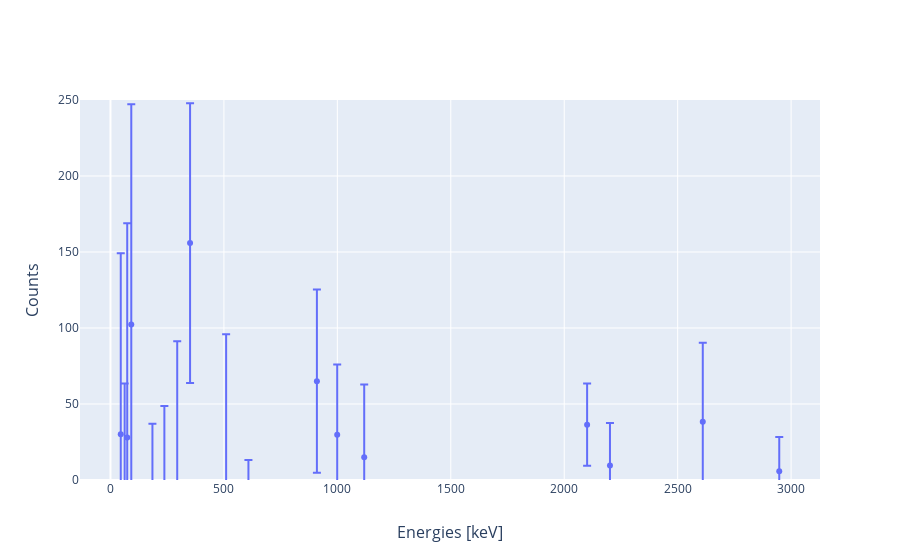

The notebook cell saved with this chart:
### Code cell
data = [
        go.Scatter(
            x=spec2_energies, 
            y=roi_counts2,
            error_y=dict(
                type='data',
                symmetric=True,
                array=roi_unc2),            
            name="shilling1642-8",
            mode='markers'
        ),
]
fig = go.Figure(data)
fig.update_yaxes(title="Counts",titlefont=dict(size=16))
fig.update_yaxes(range=[0, 250])
fig.update_xaxes(title='Energies [keV]',titlefont=dict(size=16))
fig.show()

### Figure 1 — Plotly figure (JSON) as saved in the notebook; plotly's stock layout.template omitted (floating-point values rounded to 4 significant figures)
{"data": [{"error_y": {"array": [119.1, 123.0, 141.0, 138.9, 144.9, 129.1, 120.7, 94.48, 87.22, 92.05, 123.7, 71.77, 74.24, 60.28, 52.75, 46.1, 47.93, 77.27, 41.5, 27.04, 27.99, 52.0, 22.58], "symmetric": true, "type": "data"}, "mode": "markers", "name": "shilling1642-8", "type": "scatter", "x": [45.29, 62.47, 73.8, 84.03, 91.71, 184.9, 237.5, 294.2, 337.3, 350.8, 509.8, 581.8, 608.1, 909.8, 966.8, 999.3, 1118.0, 1459.0, 1763.0, 2101.0, 2202.0, 2611.0, 2948.0], "y": [30.05, -59.6, 27.88, -172.9, 102.3, -92.13, -72.05, -3.276, -114.1, 155.8, -27.9, -133.7, -61.16, 65.01, -108.1, 29.82, 14.97, -117.2, -124.0, 36.39, 9.559, 38.25, 5.683]}], "layout": {"xaxis": {"title": {"font": {"size": 16}, "text": "Energies [keV]"}}, "yaxis": {"range": [0, 250], "title": {"font": {"size": 16}, "text": "Counts"}}}}
